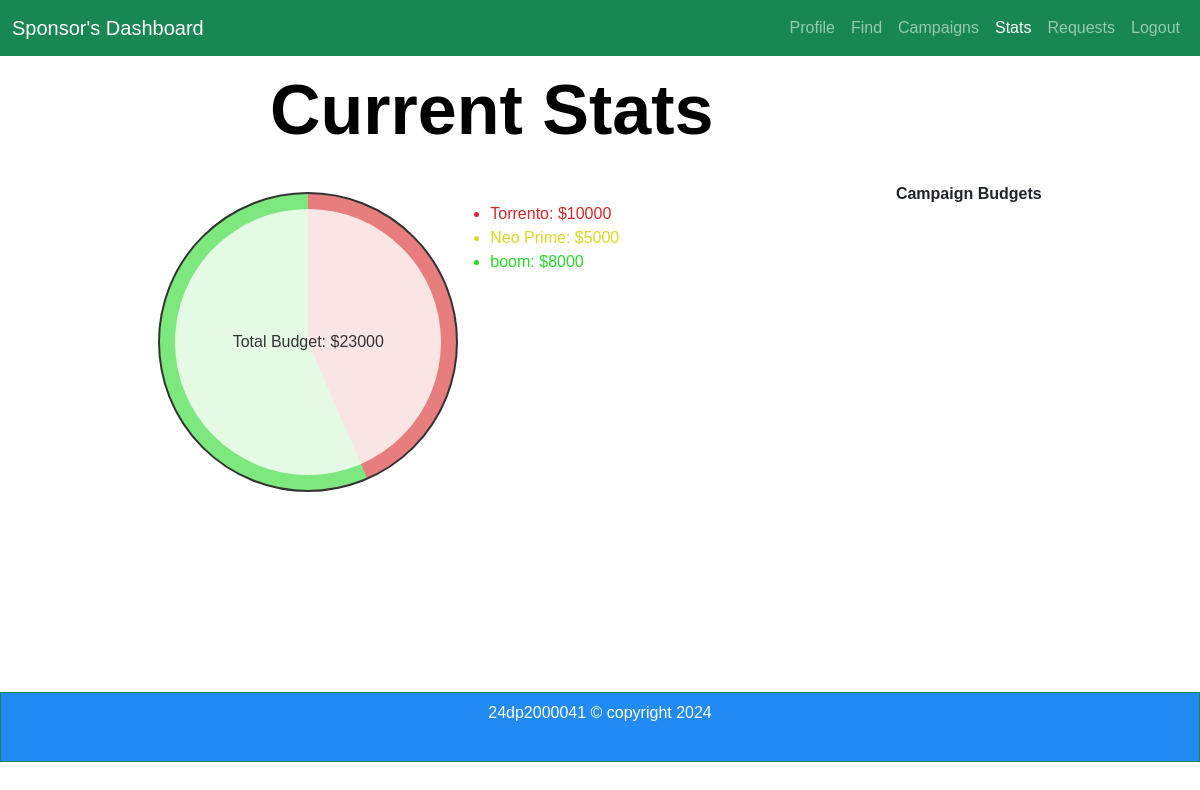
The page /stats_sponsor (signed in) on the database its author committed.
### app.py (models this page shows, shortened)
class Campaign(db.Model):
    id = db.Column(db.Integer, primary_key=True, autoincrement=True)
    name = db.Column(db.String(64), index=True)
    description = db.Column(db.String(256))
    start_date = db.Column(db.Date)
    end_date = db.Column(db.Date)
    budget = db.Column(db.Float)
    visibility = db.Column(db.String(64))
    goals = db.Column(db.String(256))
    sponsor_id = db.Column(db.Integer, db.ForeignKey('user.id'))

### app.py (the view)
@app.route('/stats_sponsor')
@login_required
def stats_sponsor():
    campaigns = Campaign.query.filter_by(sponsor_id=current_user.id).all()
    campaigns_data = [{'name': c.name, 'budget': int(c.budget)} for c in campaigns]  # Cast budget to int
    return render_template('stats_sponsor.html',
                           campaigns=campaigns_data,
                           enumerate=enumerate)  # Pass enumerate to the template context

### app.py (called while the page is built)
@login_manager.user_loader
def load_user(user_id):
    return User.query.get(int(user_id))

    @property
    def is_active(self):
        return True

### templates/stats_sponsor.html (shortened to what this page needs)
<!DOCTYPE html>
<html lang="en">
<head>
    <link href="https://cdn.jsdelivr.net/npm/bootstrap@5.0.2/dist/css/bootstrap.min.css" rel="stylesheet">
</head>
<body>
    <div id="container">
        <div id="panel">
            <nav class="navbar navbar-expand-sm bg-success navbar-dark fixed-top" id="navi">
                <div class="container-fluid">
                    <a class="navbar-brand" href="#">Sponsor's Dashboard</a>
                    <div class="collapse navbar-collapse justify-content-end" id="navbarNavDropdown">
                        <ul class="navbar-nav">
                            <li class="nav-item">
                                <a class="nav-link" href="/sponsor_dashboard">Profile</a>
                            </li>
                            <li class="nav-item">
                                <a class="nav-link" href="/find_sponsor">Find</a>
                            </li>
                            <li class="nav-item">
                                <a class="nav-link" href="/campaigns">Campaigns</a>
                            </li>
                            <li class="nav-item">
                                <a class="nav-link active" href="/stats_sponsor">Stats</a>
                            </li>
                            <li class="nav-item">
                                <a class="nav-link" href="/request_s">Requests</a>
                            </li>
                            <li class="nav-item">
                                <a class="nav-link" href="/logout">Logout</a>
                            </li>
                        </ul>
                    </div>
                </div>
            </nav>
<br>
<br>
            <div class="content">
                <h1>Current Stats</h1>
                <div class="chart-container">
                <div class="chart-container">
                    <div class="pie-chart" style="background: conic-gradient(
                        {% set total_budget = campaigns | sum(attribute='budget') %}
                        {% set cumulative_percentage = 0 %}
                        {% for i, campaign in enumerate(campaigns) %}
                            {% set start_percentage = cumulative_percentage %}
                            {% set end_percentage = cumulative_percentage + ((campaign.budget / total_budget) * 100) %}
                            {% set cumulative_percentage = end_percentage %}
                            hsl({{ i * 60 }}, 70%, 70%) {{ start_percentage }}% {{ end_percentage }}%{% if not loop.last %}, {% endif %}
                        {% endfor %}
                    );">
                        <div class="overlay">Total Budget: ${{ total_budget }}</div>
                    </div>
                    <div class="campaign-list">
                        <ul>
                            {% for i, campaign in enumerate(campaigns) %}
                            <li style="color: hsl({{ i * 60 }}, 70%, 50%);">{{ campaign.name }}: ${{ campaign.budget }}</li>
                            {% endfor %}
                        </ul>
                    </div>
                </div>
                <div class="chart-titles">Campaign Budgets</div>
            </div>
        </div>
    </div>
    <div id="footer">
        <div class="border border-success p-2 mb-2" id="kaal">
                      24dp2000041 © copyright 2024
        </div>
</body>
</html>

### templates/stats_sponsor.html (style rules this page uses)
h1 { font-family: 'allura', sans-serif, Geneva, Verdana; color: #000000; font-weight: bold; font-size: 70px; margin-left: 250px; }
body { font-family: Arial, sans-serif; }
.navbar { margin-bottom: 0; }
.content { padding: 20px; }
.chart-container { display: flex; justify-content: space-around; margin-top: 20px; }
.pie-chart { width: 300px; height: 300px; border-radius: 50%; display: flex; align-items: center; justify-content: center; text-align: center; color: #fff; position: relative; border: 2px solid #333; }
.pie-chart .overlay { position: absolute; width: 90%; height: 90%; border-radius: 50%; background-color: rgba(255, 255, 255, 0.8); display: flex; align-items: center; justify-content: center; color: #333; flex-direction: column; }
.chart-titles { text-align: center; margin-top: 10px; font-weight: bold; }
.campaign-list { margin-top: 10px; }
#kaal { background-color: rgb(33, 138, 243); color: rgb(255, 255, 255); text-align: center; padding: 0px; margin-top: 180px; height: 70px; }

### rows shown on the page
Campaign: name "Torrento"
Campaign: name "Neo Prime"
Campaign: name "boom"

### other values the page prints
{{ total_budget }} "23000"
{{ campaign.budget }} "10000" "5000" "8000"
